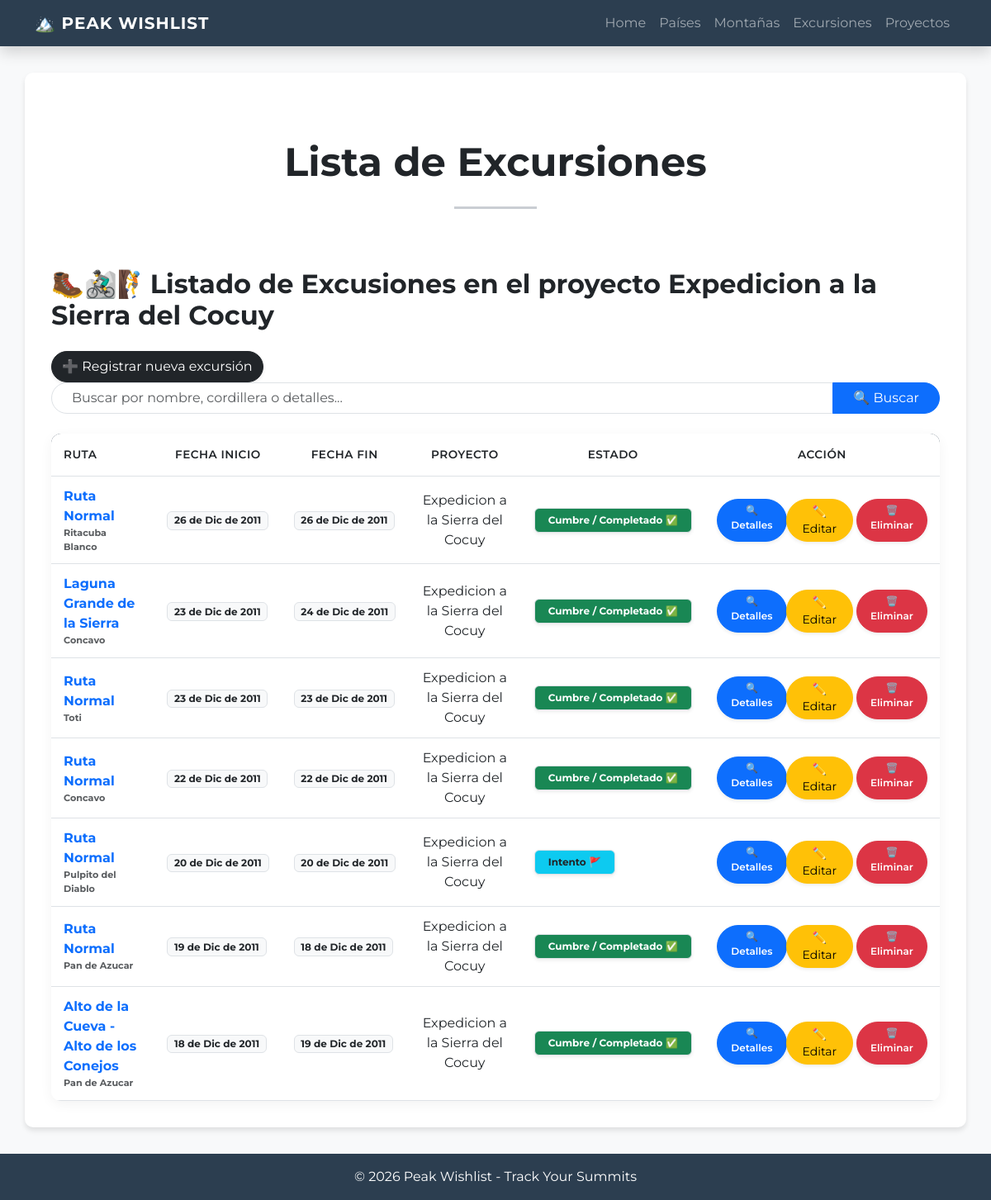
Screenshot of /proyecto/excursiones/1/ with the database file from the repository.
### peak_wishlist/models.py (models this page shows, shortened)
class Excursion(models.Model):
    class Modalidad(models.TextChoices):
        GUIADO = 'Guiado'
        AUTOGUIADO = 'Autoguiado'
    class Estado(models.TextChoices):
        PLANIFICADO = 'Planificado'
        CUMBRE_COMPLETADO = 'Cumbre/Completado'
        INTENTO = 'Intento'
        CANCELADO = 'Cancelado'
    fecha_hora_inicio = models.DateTimeField(blank=False, null=False)
    fecha_hora_fin = models.DateTimeField(blank=False, null=False)
    equipo_utilizado = models.TextField(max_length=250, null=False, blank=False)
    companeros = models.TextField(max_length=250, null=False, blank=False)
    condiciones = models.TextField(max_length=250, null=False, blank=False)
    observaciones = models.TextField(max_length=250, null=False, blank=False)
    costo_total = MoneyField(max_digits=10, decimal_places=2, null=True, blank=True)
    modalidad = models.CharField(choices=Modalidad.choices, max_length=15, null=False, blank=True)
    estado = models.CharField(choices=Estado.choices, max_length=20, null=False, blank=True)
    ruta = models.ForeignKey(Ruta, on_delete=models.PROTECT, null=False, blank=False, related_name='salidas')
    proyecto = models.ForeignKey(Proyecto, on_delete=models.CASCADE, null=True, blank=True, related_name='actividades')
    class Meta:
        verbose_name="Excursion"
        verbose_name_plural="Excursiones"

class Ruta(models.Model):
    class DificultadEscalada(models.TextChoices):
        R_56_4C_TRAD = "5.6 - 4c - Trad", "5.6 - 4c - Trad"
        R_56_4C_SPORT = "5.6 - 4c - Sport", "5.6 - 4c - Sport"
        R_57_5A_TRAD = "5.7 - 5a - Trad", "5.7 - 5a - Trad"
        R_57_5A_SPORT = "5.7 - 5a - Sport", "5.7 - 5a - Sport"
        R_58_5B_TRAD = "5.8 - 5b - Trad", "5.8 - 5b - Trad"
        R_58_5B_SPORT = "5.8 - 5b - Sport", "5.8 - 5b - Sport"
        R_59_5C_TRAD = "5.9 - 5c - Trad", "5.9 - 5c - Trad"
        R_59_5C_SPORT = "5.9 - 5c - Sport", "5.9 - 5c - Sport"
        R_510A_6A_TRAD = "5.10a - 6a - Trad", "5.10a - 6a - Trad"
        R_510A_6A_SPORT = "5.10a - 6a - Sport", "5.10a - 6a - Sport"
        R_510B_6A1_TRAD = "5.10b - 6a+ - Trad", "5.10b - 6a+ - Trad"
        R_510B_6A1_SPORT = "5.10b - 6a+ - Sport", "5.10b - 6a+ - Sport"
        R_510C_6B_TRAD = "5.10c - 6b - Trad", "5.10c - 6b - Trad"
        R_510C_6B_SPORT = "5.10c - 6b - Sport", "5.10c - 6b - Sport"
        R_510D_6B1_TRAD = "5.10d - 6b+ - Trad", "5.10d - 6b+ - Trad"
        R_510D_6B1_SPORT = "5.10d - 6b+ - Sport", "5.10d - 6b+ - Sport"
        R_511A_6C_TRAD = "5.11a - 6c - Trad", "5.11a - 6c - Trad"
        R_511A_6C_SPORT = "5.11a - 6c - Sport", "5.11a - 6c - Sport"
        R_511B_6C1_TRAD = "5.11b - 6c+ - Trad", "5.11b - 6c+ - Trad"
        R_511B_6C1_SPORT = "5.11b - 6c+ - Sport", "5.11b - 6c+ - Sport"
        R_511C_7A_TRAD = "5.11c - 7a - Trad", "5.11c - 7a - Trad"
        R_511C_7A_SPORT = "5.11c - 7a - Sport", "5.11c - 7a - Sport"
        R_511D_7A1_TRAD = "5.11d - 7a+ - Trad", "5.11d - 7a+ - Trad"
        R_511D_7A1_SPORT = "5.11d - 7a+ - Sport", "5.11d - 7a+ - Sport"
        R_512A_7B_TRAD = "5.12a - 7b - Trad", "5.12a - 7b - Trad"
        R_512A_7B_SPORT = "5.12a - 7b - Sport", "5.12a - 7b - Sport"
        R_512B_7B1_TRAD = "5.12b - 7b+ - Trad", "5.12b - 7b+ - Trad"
        R_513A_8A_SPORT = "5.13a - 8a - Sport", "5.13a - 8a - Sport"
        R_514A_8C_SPORT = "5.14a - 8c - Sport", "5.14a - 8c - Sport"
        R_515A_9B_SPORT = "5.15a - 9b - Sport", "5.15a - 9b - Sport"
    class DificultadAltaMontana(models.TextChoices):
        F = "F, I/II, 30°", "F, I/II, 30°"
        PD_MINUS = "PD-, II, 35°", "PD-, II, 35°"
        PD = "PD, II+, 40°", "PD, II+, 40°"
        PD_PLUS = "PD+, III, 45°", "PD+, III, 45°"
        AD_MINUS = "AD-, III+, 45°", "AD-, III+, 45°"
        AD = "AD, IV, 50°", "AD, IV, 50°"
        AD_PLUS = "AD+, IV+, 55°", "AD+, IV+, 55°"
        D_MINUS = "D-, V-, 60°", "D-, V-, 60°"
        D = "D, V, 65°", "D, V, 65°"
        D_PLUS = "D+, V+, 70°", "D+, V+, 70°"
        TD_MINUS = "TD-, VI-, 75°", "TD-, VI-, 75°"
        TD = "TD, VI, 80°", "TD, VI, 80°"
        TD_PLUS = "TD+, VI+, 85°", "TD+, VI+, 85°"
        ED1 = "ED1, VII, 90°", "ED1, VII, 90°"
        ED2 = "ED2, VII+, 90°", "ED2, VII+, 90°"
        ED3 = "ED3, VIII, 90°+", "ED3, VIII, 90°+"
        ED4 = "ED4, VIII+, 90°/100°", "ED4, VIII+, 90°/100°"
    class DificultadSenderismo(models.TextChoices):
        T1 = "T1, Senderismo", "T1, Senderismo"
        T2 = "T2, Senderismo de montaña", "T2, Senderismo de montaña"
        T3 = "T3, Senderismo de montaña exigente", "T3, Senderismo de montaña exigente"
        T4 = "T4, Senderismo alpino", "T4, Senderismo alpino"
        T5 = "T5, Senderismo alpino exigente", "T5, Senderismo alpino exigente"
        T6 = "T6, Senderismo alpino difícil", "T6, Senderismo alpino difícil"
    class DificultadMTB(models.TextChoices):
        S0 = "S0, Muy fácil", "S0, Muy fácil"
        S1 = "S1, Fácil", "S1, Fácil"
        S2 = "S2, Moderada", "S2, Moderada"
        S3 = "S3, Difícil", "S3, Difícil"
        S4 = "S4, Muy difícil", "S4, Muy difícil"
        S5 = "S5, Extrema", "S5, Extrema"
    class TipoActividad(models.TextChoices):
        ALTA_MONTANA = 'Alta Montaña'
        ESCALADA_EN_ROCA = 'Escalada'
        TREKKING = 'Trekking'
        MTB = 'Bicicleta de Montaña'
    class TipoTrayecto(models.TextChoices):
        IDA_Y_VUELTA = 'Ida y vuelta'
        Circuito = 'Circuito'
        Travesia = 'Travesia'
        Circunvalacion = 'Circunvalacion'
    class ExigenciaFisica(models.TextChoices):
        UN_DIA_E = 'Treking/escalada de un Dia'
        DOS_DIAS = 'Trekking/escalada de Fin de Semana'
        VARIOS_DIAS = 'Varios Dias en Montaña'
        GRAN_RECORRIDO = 'Gran Recorrido'
        RECORRIDO_LOCAL = 'Recorrido Local'
    class UnidadTiempo(models.TextChoices):
        DIAS = 'Dias'
        HORAS = 'Horas'
    nombre = models.CharField(max_length= 50, null=False, blank=False, default="Ruta Normal")
    actividad = models.CharField(max_length=30, choices=TipoActividad.choices, null=False, blank=False)
    tipo_trayecto = models.CharField(max_length=20, choices=TipoTrayecto.choices, null=False, blank=False)
    exigencia = models.CharField(max_length=50, choices=ExigenciaFisica.choices, null=False, blank=False)
    distancia = models.DecimalField(max_digits=7, decimal_places=2, null=False, blank=False)
    desnivel_positivo = models.DecimalField(max_digits=7, decimal_places=2, null=False, blank=False)
    informacion_general = models.TextField(max_length=250, null=True, blank=True)
    gps_trakking = models.URLField(max_length=100, null=False, blank=False)
    montana = models.ForeignKey(Montana, null=False, blank= False, on_delete=models.CASCADE, verbose_name="montaña")
    equipo_sugerido = models.TextField(max_length=250, null=False, blank=False)
    tiempo_estimado = models.IntegerField(null=False, blank= False)
    unidad_tiempo_estimado = models.CharField(choices=UnidadTiempo.choices, blank=False, null=False)
    dificultad_tecnica = models.CharField(max_length=50, null=False, blank=False)
    observaciones = models.TextField(max_length=200, null=True, blank=True)
    indicaciones_inicio_ruta = models.TextField(max_length=200, null=True, blank=True)

class Montana(models.Model):
    nombre = models.CharField(max_length= 50, null=False, blank=False)
    altitud = models.PositiveIntegerField(null=False, blank=False)
    cordillera = models.CharField(max_length=50, null=True, blank=True)
    pais = models.ManyToManyField(Pais, related_name="montanas")
    informacion_general = models.TextField(max_length=250, null=True, blank=True)
    requiere_permiso = models.BooleanField(default=False)
    parque = models.ForeignKey(Parque, null=True, blank=True, on_delete=models.PROTECT)
    class Meta:
        verbose_name="Montaña"
        verbose_name_plural="Montañas"

class Proyecto(models.Model):
    class Estado(models.TextChoices):
        PLANIFICADO = 'Planificado'
        COMPLETADO = 'Cumbre/Completado'
    nombre = models.CharField(max_length=250, null=False, blank=False)
    pais_destino = models.ForeignKey(Pais, on_delete=models.PROTECT, null=False, blank=False)
    fecha_inicio = models.DateField(null=False, blank=False)
    fecha_fin = models.DateField(null=False, blank=False)
    presupuesto_general = MoneyField(max_digits=8, decimal_places=0, null=False, blank=False)
    companeros = models.TextField(max_length=250, null=False, blank=False)
    estado = models.CharField(choices=Estado.choices, max_length=20, null=False, blank=True)

### peak_wishlist/views/excursion.py (the view)
# urls.py: path("excursiones/", excursion.ExcursionList.as_view(), name="excursiones"),
class ExcursionList(ListView):
    model = Excursion
    template_name = "peak_wishlist/excursiones.html"
    context_object_name = "excursiones"
    def get_queryset(self) -> QuerySet[Any]:
        ruta_id = self.kwargs.get("ruta_id")
        proyecto_id = self.kwargs.get("proyecto_id")
        montana_id = self.kwargs.get("montana_id")
        if ruta_id:
            self.filtro = get_object_or_404(Ruta, id=ruta_id)
            queryset = Excursion.objects.filter(ruta=self.filtro).order_by(
                "-fecha_hora_inicio"
            )
        elif montana_id:
            self.filtro = get_object_or_404(Montana, id=montana_id)
            queryset = Excursion.objects.filter(ruta__montana=self.filtro).order_by(
                "-fecha_hora_inicio"
            )
        elif proyecto_id:
            self.filtro = get_object_or_404(Proyecto, id=proyecto_id)
            queryset = Excursion.objects.filter(proyecto=self.filtro).order_by(
                "-fecha_hora_inicio"
            )
        else:
            self.filtro = None
            queryset = Excursion.objects.all().order_by("-fecha_hora_inicio")
        query = self.request.GET.get("q")
        if query:
            queryset = queryset.filter(
                Q(ruta__nombre__icontains=query) | Q(proyecto__nombre__icontains=query)
                | Q(ruta__montana__nombre__icontains=query)
            )
        return queryset
    def get_context_data(self, **kwargs: Any) -> dict[str, Any]:
        context = super().get_context_data(**kwargs)
        if isinstance(self.filtro, Ruta):
            context["extension_titulo"] = (
                f"para la ruta {self.filtro.nombre} en {self.filtro.montana.nombre}"
            )
        elif isinstance(self.filtro, Montana):
            context["extension_titulo"] = (
                f"en {self.filtro.nombre}"
            )
        elif isinstance(self.filtro, Proyecto):
            context["extension_titulo"] = f"en el proyecto {self.filtro.nombre}"
        else:
            context["extension_titulo"] = ""
        return context

### peak_wishlist/templates/peak_wishlist/excursiones.html (shortened to what this page needs)
{% extends 'peak_wishlist/base.html' %}
{% block contenido %}
<div class="text-center py-5">
    <h3 class="display-5 fw-bold text-dark">Lista de Excursiones</h3>
    <hr class="my-4 mx-auto" style="width: 100px; border-top: 3px solid #2c3e50;">
</div>
<h2 class="mb-4 text-dark fw-bold">🥾🚵‍♂️🧗Listado de Excusiones {{ extension_titulo }}</h2>
<a href="{% url 'peak_wishlist:registrar_excursion' %}{% if view.kwargs.montana_id %}?m_id={{ view.kwargs.montana_id }}
   {% elif view.kwargs.proyecto_id %}?p_id={{ view.kwargs.proyecto_id }}{% elif view.kwargs.ruta_id %}?r_id={{ view.kwargs.ruta_id }}{% endif %}"
   class="btn btn-dark rounded-pill shadow-sm">
        ➕ Registrar nueva excursión
</a>
{% include 'peak_wishlist/componentes/search_bar.html' %}
<div class="table-container-custom table-responsive">
    <table class="table table-custom mb-0">
        <thead>
            <tr>
                <th>Ruta</th>
                <th class="text-center">Fecha Inicio</th>
                <th class="text-center">Fecha Fin</th>
                <th class="text-center">Proyecto</th>
                <th class="text-center">Estado</th>
                <th class="text-center">Acción</th>
            </tr>
        </thead>
        <tbody>
            {% for excursion in excursiones %}
            <tr>
                <td class="fw-bold text-primary">
                    <div class="fw-bold text-primary">{{ excursion.ruta.nombre }}</div>
                    <div class="text-muted small" style="font-size: 0.7rem;">{{ excursion.ruta.montana.nombre }}</div>
                </td>
               <td>
                    <span class="badge bg-light text-dark border">
                        {{ excursion.fecha_hora_inicio|date:"d \d\e M \d\e Y"}}
                    </span>
                </td>
                <td>
                    <span class="badge bg-light text-dark border">
                         {{ excursion.fecha_hora_fin|date:"d \d\e M \d\e Y"}}
                    </span>
                </td>
                <td class="text-center">
                    {% if excursion.proyecto %}
                        {{ excursion.proyecto.nombre}}
                    {% else %}
                        Excursion Independiente
                    {% endif %}
                </td>
                <td>
                    <span class="badge border shadow-sm px-3 py-2
                    {% if excursion.estado == 'Cumbre/Completado' %}
                         bg-success
                    {% elif excursion.estado == 'Intento' %}
                         bg-info text-dark
                    {% elif excursion.estado == 'Planificado' %}
                         bg-warning text-dark
                    {% else %}
                         bg-danger
                    {% endif %}">
                    {% if excursion.estado == 'Cumbre/Completado' %}
                         Cumbre / Completado ✅
                    {% elif excursion.estado == 'Intento' %}
                         Intento 🚩
                    {% elif excursion.estado == 'Planificado' %}
                         Planificado ⏳
                    {% else %}
                         Cancelado ❌
                    {% endif %}
                    </span>
                </td>
                <td class="text-center">
                    <div class="btn-group" role="group">
                        <a href="{% url 'peak_wishlist:excursion_detail' excursion.pk %}"
                           class="btn btn-sm btn-primary rounded-pill shadow-sm px-3"
                           style="font-size: 0.75rem; font-weight: 600;">
                            🔍 Detalles
                        </a>
                        <a href="{% url 'peak_wishlist:excursion_update' excursion.pk %}?{% if view.kwargs.montana_id %}m_id={{ view.kwargs.montana_id }}{% elif view.kwargs.proyecto_id %}p_id={{ view.kwargs.proyecto_id }}{% elif view.kwargs.ruta_id %}r_id={{ view.kwargs.ruta_id }}{% endif %}"
                        class="btn btn-sm btn-warning rounded-pill shadow-sm px-3">
                            ✏️ Editar
                        </a>
                        <a href="{% url 'peak_wishlist:excursion_delete' excursion.pk %}"
                           class="btn btn-sm btn-danger rounded-pill shadow-sm px-3 ms-1"
                           style="font-size: 0.75rem; font-weight: 600;">
                            🗑️ Eliminar
                        </a>
                    </div>
                </td>
            </tr>
            {% empty %}
            <tr>
                <td colspan="6" class="text-center py-4 text-muted">
                    No hay Excursiones registradas todavía.
                </td>
            </tr>
            {% endfor %}
        </tbody>
    </table>
</div>
{% endblock contenido %}

### peak_wishlist/templates/peak_wishlist/base.html (style rules this page uses)
body { font-family: 'Montserrat', sans-serif; background-color: #f8f9fa; }
.table-container-custom { background: white; border-radius: 12px; overflow: hidden; box-shadow: 0 4px 15px rgba(0,0,0,0.05); }
.table-custom thead { background-color: #2c3e50; color: white; }
.table-custom th { font-weight: 600; text-transform: uppercase; font-size: 0.85rem; letter-spacing: 0.5px; padding: 15px !important; }
.table-custom td { padding: 12px 15px !important; vertical-align: middle; }
.btn-sm.rounded-pill { transition: all 0.3s ease; }

### rows the page displays
Excursion: ruta.nombre "Ruta Normal", ruta.montana.nombre "Ritacuba Blanco", fecha_hora_inicio "26 de Dic de 2011", fecha_hora_fin "26 de Dic de 2011", proyecto.nombre "Expedicion a la Sierra del Cocuy", shows "Cumbre / Completado ✅"
Excursion: ruta.nombre "Laguna Grande de la Sierra", ruta.montana.nombre "Concavo", fecha_hora_inicio "23 de Dic de 2011", fecha_hora_fin "24 de Dic de 2011", proyecto.nombre "Expedicion a la Sierra del Cocuy", shows "Cumbre / Completado ✅"
Excursion: ruta.nombre "Ruta Normal", ruta.montana.nombre "Toti", fecha_hora_inicio "23 de Dic de 2011", fecha_hora_fin "23 de Dic de 2011", proyecto.nombre "Expedicion a la Sierra del Cocuy", shows "Cumbre / Completado ✅"
Excursion: ruta.nombre "Ruta Normal", ruta.montana.nombre "Concavo", fecha_hora_inicio "22 de Dic de 2011", fecha_hora_fin "22 de Dic de 2011", proyecto.nombre "Expedicion a la Sierra del Cocuy", shows "Cumbre / Completado ✅"
Excursion: ruta.nombre "Ruta Normal", ruta.montana.nombre "Pulpito del Diablo", fecha_hora_inicio "20 de Dic de 2011", fecha_hora_fin "20 de Dic de 2011", proyecto.nombre "Expedicion a la Sierra del Cocuy", estado "Intento 🚩"
Excursion: ruta.nombre "Ruta Normal", ruta.montana.nombre "Pan de Azucar", fecha_hora_inicio "19 de Dic de 2011", fecha_hora_fin "18 de Dic de 2011", proyecto.nombre "Expedicion a la Sierra del Cocuy", shows "Cumbre / Completado ✅"
Excursion: ruta.nombre "Alto de la Cueva - Alto de los Conejos", ruta.montana.nombre "Pan de Azucar", fecha_hora_inicio "18 de Dic de 2011", fecha_hora_fin "19 de Dic de 2011", proyecto.nombre "Expedicion a la Sierra del Cocuy", shows "Cumbre / Completado ✅"

### other values shown
{{ extension_titulo }} "en el proyecto Expedicion a la Sierra del Cocuy"
